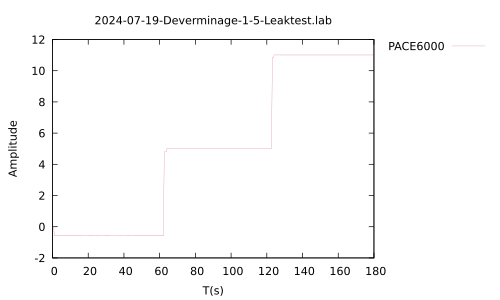

gnuplot code for this plot:
set terminal pdf
set encoding utf8
set output "2024-07-19-Deverminage-1-5-Leaktest.pdf"
set encoding utf8
#set xrange [0.0:600.0]
#set xrange [0.0:20.0]
set key outside
set style line 1 linecolor rgb '#DB7093' linewidth 0.1
set title "2024-07-19-Deverminage-1-5-Leaktest.lab"
set xlabel "T(s)"
set ylabel "Amplitude"
plot "2024-07-19-Deverminage-1-5-Leaktest.lab" using 1:2 w l linestyle 1 title "PACE6000"
